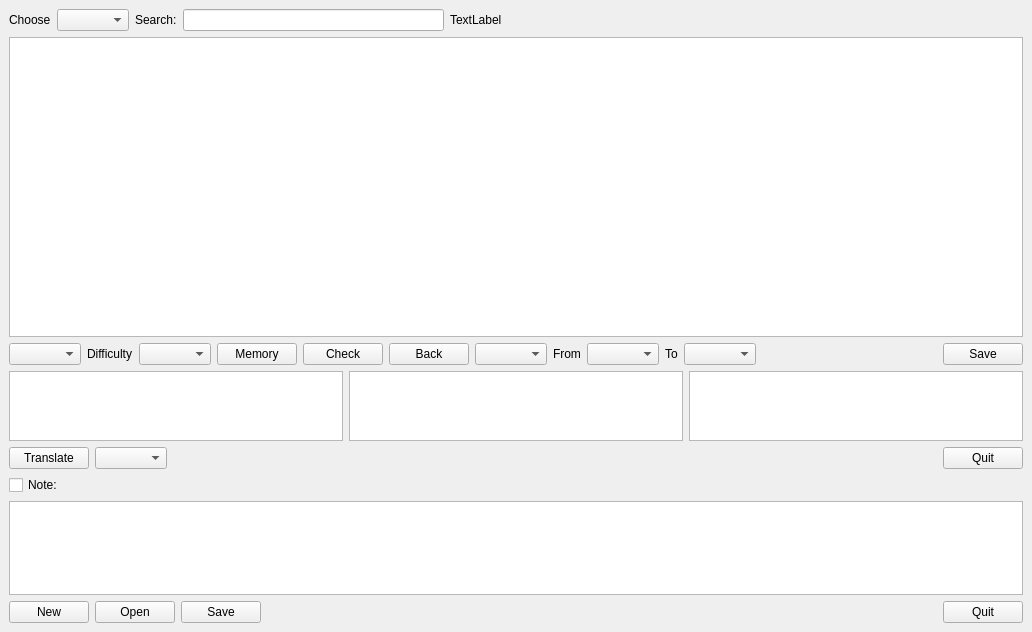
<?xml version="1.0" encoding="UTF-8"?>
<ui version="4.0">
 <class>MainWindow</class>
 <widget class="QMainWindow" name="MainWindow">
  <property name="enabled">
   <bool>true</bool>
  </property>
  <property name="geometry">
   <rect>
    <x>0</x>
    <y>0</y>
    <width>1032</width>
    <height>632</height>
   </rect>
  </property>
  <property name="minimumSize">
   <size>
    <width>0</width>
    <height>500</height>
   </size>
  </property>
  <property name="windowTitle">
   <string>Werkwoorden Master</string>
  </property>
  <widget class="QWidget" name="centralwidget">
   <layout class="QGridLayout" name="gridLayout">
    <item row="0" column="0">
     <layout class="QVBoxLayout" name="verticalLayout_2">
      <item>
       <layout class="QHBoxLayout" name="horizontalLayout">
        <item>
         <widget class="QLabel" name="labelChooseTable">
          <property name="text">
           <string>Choose</string>
          </property>
         </widget>
        </item>
        <item>
         <widget class="QComboBox" name="comboBoxTable"/>
        </item>
        <item>
         <widget class="QLabel" name="labelSearch">
          <property name="text">
           <string>Search:</string>
          </property>
         </widget>
        </item>
        <item>
         <widget class="QLineEdit" name="textEditSearch">
          <property name="toolTip">
           <string>Search as you type</string>
          </property>
         </widget>
        </item>
        <item>
         <widget class="QLabel" name="labelSearchResult">
          <property name="enabled">
           <bool>true</bool>
          </property>
          <property name="text">
           <string>TextLabel</string>
          </property>
         </widget>
        </item>
        <item>
         <spacer name="horizontalSpacer_4">
          <property name="orientation">
           <enum>Qt::Horizontal</enum>
          </property>
          <property name="sizeHint" stdset="0">
           <size>
            <width>40</width>
            <height>20</height>
           </size>
          </property>
         </spacer>
        </item>
        <item>
         <spacer name="horizontalSpacer_3">
          <property name="orientation">
           <enum>Qt::Horizontal</enum>
          </property>
          <property name="sizeHint" stdset="0">
           <size>
            <width>40</width>
            <height>20</height>
           </size>
          </property>
         </spacer>
        </item>
       </layout>
      </item>
      <item>
       <widget class="QTableWidget" name="tableWidget">
        <property name="minimumSize">
         <size>
          <width>0</width>
          <height>300</height>
         </size>
        </property>
        <property name="font">
         <font>
          <pointsize>11</pointsize>
         </font>
        </property>
        <attribute name="horizontalHeaderStretchLastSection">
         <bool>true</bool>
        </attribute>
        <attribute name="verticalHeaderStretchLastSection">
         <bool>false</bool>
        </attribute>
       </widget>
      </item>
      <item>
       <layout class="QHBoxLayout" name="horizontalLayout_2">
        <item>
         <widget class="QComboBox" name="comboBox">
          <property name="toolTip">
           <string>Memory randomly or choose a target column</string>
          </property>
         </widget>
        </item>
        <item>
         <widget class="QLabel" name="labelDifficulty">
          <property name="text">
           <string>Difficulty</string>
          </property>
         </widget>
        </item>
        <item>
         <widget class="QComboBox" name="comboBoxDifficulty"/>
        </item>
        <item>
         <widget class="QPushButton" name="buttonMemory">
          <property name="toolTip">
           <string>Fill the gaps in the table</string>
          </property>
          <property name="text">
           <string>Memory</string>
          </property>
         </widget>
        </item>
        <item>
         <widget class="QPushButton" name="buttonCheck">
          <property name="toolTip">
           <string>Check the correct results</string>
          </property>
          <property name="text">
           <string>Check</string>
          </property>
         </widget>
        </item>
        <item>
         <widget class="QPushButton" name="buttonBack">
          <property name="toolTip">
           <string>Go back to main table</string>
          </property>
          <property name="text">
           <string>Back</string>
          </property>
         </widget>
        </item>
        <item>
         <widget class="QComboBox" name="comboBoxRangeType"/>
        </item>
        <item>
         <widget class="QLabel" name="labelFrom">
          <property name="text">
           <string>From</string>
          </property>
         </widget>
        </item>
        <item>
         <widget class="QComboBox" name="comboBoxRangeStart">
          <property name="sizeAdjustPolicy">
           <enum>QComboBox::AdjustToContents</enum>
          </property>
         </widget>
        </item>
        <item>
         <widget class="QLabel" name="labelTo">
          <property name="text">
           <string>To</string>
          </property>
         </widget>
        </item>
        <item>
         <widget class="QComboBox" name="comboBoxRangeEnd">
          <property name="sizeAdjustPolicy">
           <enum>QComboBox::AdjustToContents</enum>
          </property>
         </widget>
        </item>
        <item>
         <spacer name="horizontalSpacer">
          <property name="orientation">
           <enum>Qt::Horizontal</enum>
          </property>
          <property name="sizeHint" stdset="0">
           <size>
            <width>40</width>
            <height>20</height>
           </size>
          </property>
         </spacer>
        </item>
        <item>
         <widget class="QPushButton" name="buttonSave">
          <property name="toolTip">
           <string>Save the changes in main table</string>
          </property>
          <property name="text">
           <string>Save</string>
          </property>
         </widget>
        </item>
       </layout>
      </item>
      <item>
       <layout class="QHBoxLayout" name="horizontalLayout_3">
        <item alignment="Qt::AlignBottom">
         <widget class="QPlainTextEdit" name="plainTextInput">
          <property name="maximumSize">
           <size>
            <width>16777215</width>
            <height>100</height>
           </size>
          </property>
          <property name="font">
           <font>
            <pointsize>12</pointsize>
           </font>
          </property>
          <property name="toolTip">
           <string>Enter English, Dutch or another language to translate among these languages
(a)Enter to translate
(b)Ctrl+Enter to input multiply lines</string>
          </property>
         </widget>
        </item>
        <item alignment="Qt::AlignBottom">
         <widget class="QPlainTextEdit" name="plainTextOutput1">
          <property name="maximumSize">
           <size>
            <width>16777215</width>
            <height>100</height>
           </size>
          </property>
          <property name="font">
           <font>
            <pointsize>12</pointsize>
           </font>
          </property>
          <property name="readOnly">
           <bool>true</bool>
          </property>
         </widget>
        </item>
        <item alignment="Qt::AlignBottom">
         <widget class="QPlainTextEdit" name="plainTextOutput2">
          <property name="enabled">
           <bool>true</bool>
          </property>
          <property name="maximumSize">
           <size>
            <width>16777215</width>
            <height>100</height>
           </size>
          </property>
          <property name="font">
           <font>
            <pointsize>12</pointsize>
           </font>
          </property>
          <property name="readOnly">
           <bool>true</bool>
          </property>
         </widget>
        </item>
       </layout>
      </item>
      <item>
       <layout class="QHBoxLayout" name="horizontalLayout_4">
        <item>
         <widget class="QPushButton" name="buttonTranslate">
          <property name="toolTip">
           <string>Google translate</string>
          </property>
          <property name="text">
           <string>Translate</string>
          </property>
          <property name="icon">
           <iconset>
            <normaloff>Google_Translate_logo.png</normaloff>Google_Translate_logo.png</iconset>
          </property>
         </widget>
        </item>
        <item>
         <widget class="QComboBox" name="comboBoxLang">
          <property name="toolTip">
           <string>Choose a third language other than English and Dutch</string>
          </property>
         </widget>
        </item>
        <item>
         <spacer name="horizontalSpacer_2">
          <property name="orientation">
           <enum>Qt::Horizontal</enum>
          </property>
          <property name="sizeHint" stdset="0">
           <size>
            <width>40</width>
            <height>20</height>
           </size>
          </property>
         </spacer>
        </item>
        <item>
         <widget class="QPushButton" name="buttonQuit1">
          <property name="toolTip">
           <string>Exit the app</string>
          </property>
          <property name="text">
           <string>Quit</string>
          </property>
         </widget>
        </item>
       </layout>
      </item>
      <item>
       <layout class="QVBoxLayout" name="verticalLayout">
        <item>
         <widget class="QCheckBox" name="checkBox">
          <property name="text">
           <string>Note:</string>
          </property>
         </widget>
        </item>
        <item>
         <widget class="QTextEdit" name="textEditNote">
          <property name="font">
           <font>
            <pointsize>16</pointsize>
           </font>
          </property>
         </widget>
        </item>
        <item>
         <layout class="QHBoxLayout" name="horizontalLayout_5">
          <item>
           <widget class="QPushButton" name="pushButtonNoteNew">
            <property name="text">
             <string>New</string>
            </property>
           </widget>
          </item>
          <item>
           <widget class="QPushButton" name="pushButtonNoteOpen">
            <property name="text">
             <string>Open</string>
            </property>
           </widget>
          </item>
          <item>
           <widget class="QPushButton" name="pushButtonNoteSave">
            <property name="text">
             <string>Save</string>
            </property>
           </widget>
          </item>
          <item>
           <spacer name="horizontalSpacer_5">
            <property name="orientation">
             <enum>Qt::Horizontal</enum>
            </property>
            <property name="sizeHint" stdset="0">
             <size>
              <width>40</width>
              <height>20</height>
             </size>
            </property>
           </spacer>
          </item>
          <item>
           <widget class="QPushButton" name="buttonQuit2">
            <property name="text">
             <string>Quit</string>
            </property>
           </widget>
          </item>
         </layout>
        </item>
       </layout>
      </item>
     </layout>
    </item>
   </layout>
  </widget>
 </widget>
 <resources/>
 <connections/>
</ui>
